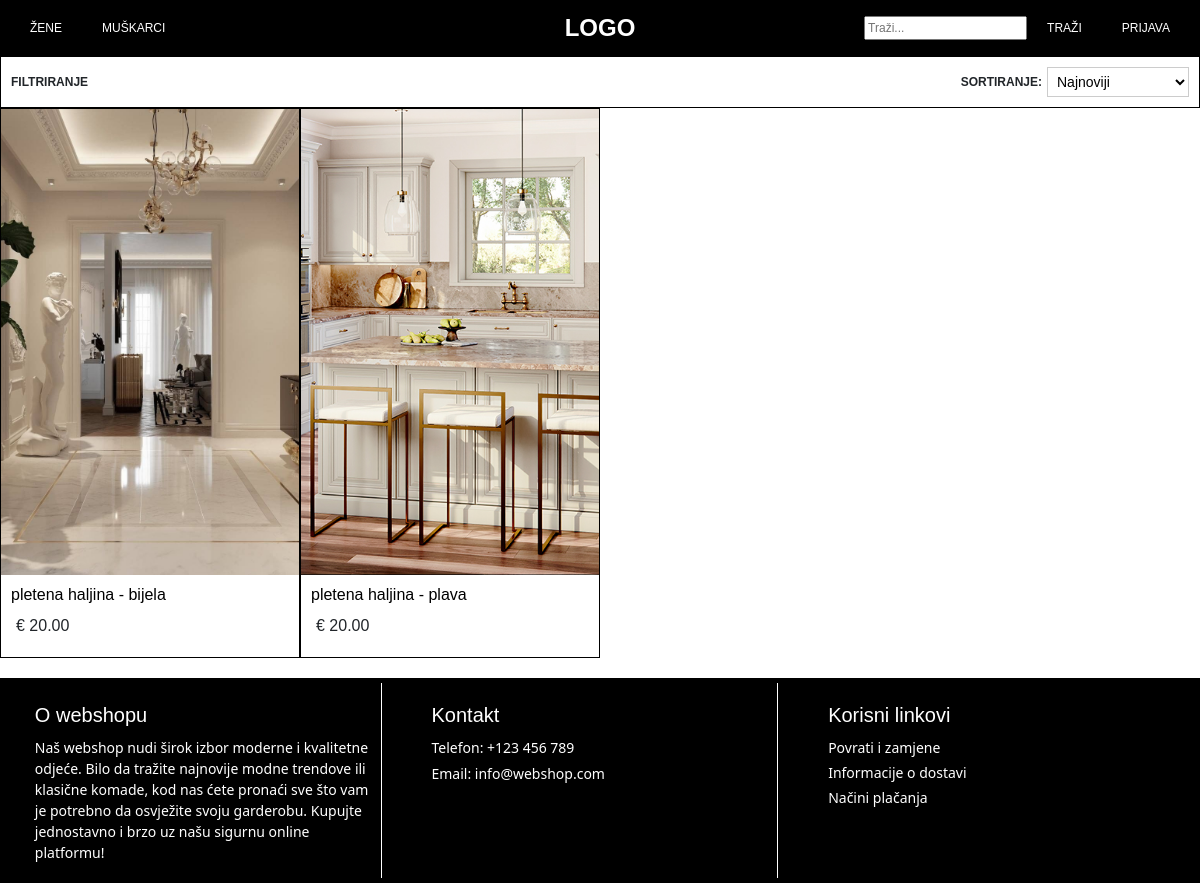
Before: /webshop/search/ with the older database file.
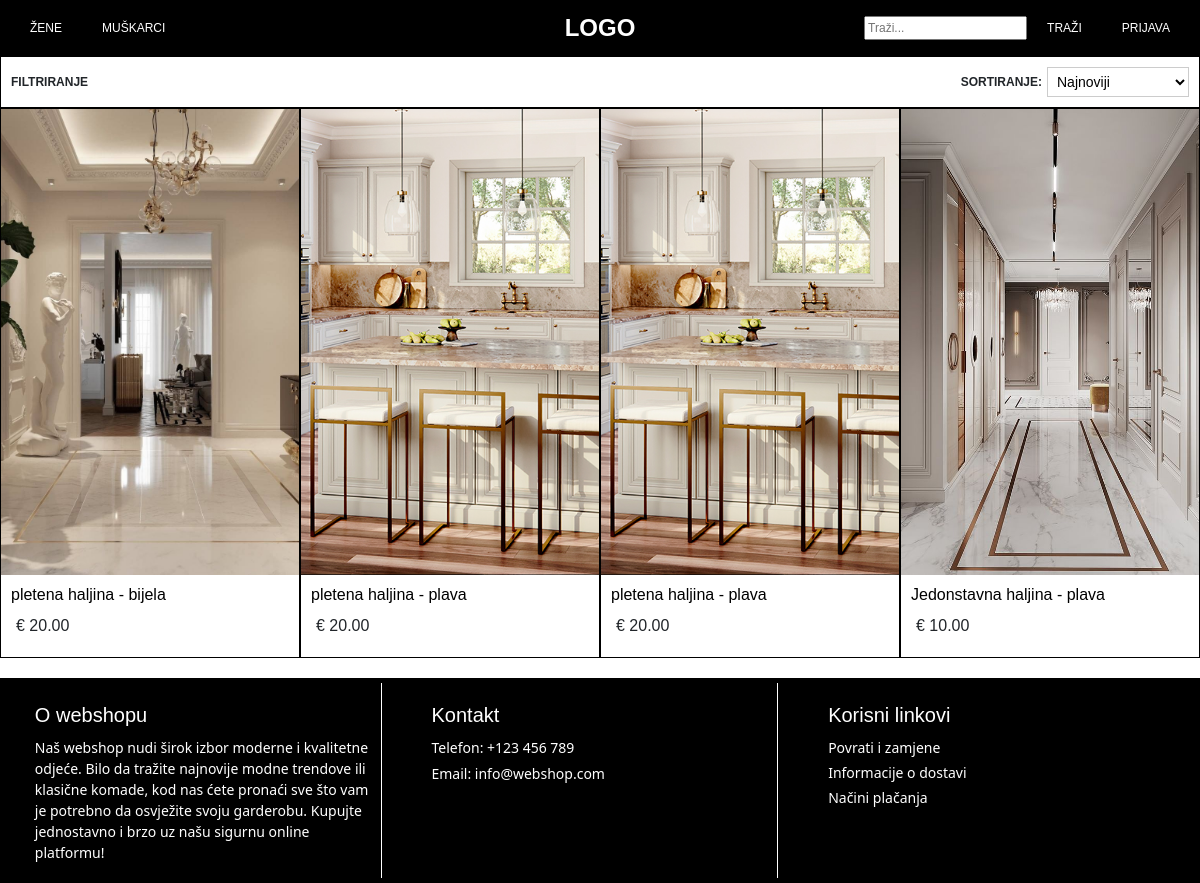
After: the same page with the newer database file.
### webshop/models.py (models this page shows, shortened)
class ProductVariation(models.Model):
    product = models.ForeignKey(Product, on_delete=models.CASCADE, related_name='variations')
    main_image = models.ImageField(upload_to='products/', blank=True, null=True)
    color = models.ForeignKey(Color, on_delete=models.CASCADE)
    sizes = models.ManyToManyField(Size, through='ProductVariationSize')

class Product(models.Model):
    category = models.ForeignKey(Category, on_delete=models.CASCADE)
    subcategory = models.ForeignKey(SubCategory, on_delete=models.CASCADE)
    name = models.CharField(max_length=255)
    slug = models.SlugField(unique=False, blank=True, null=True)
    price = models.DecimalField(max_digits=10, decimal_places=2)
    details = models.TextField()
    composition = models.TextField()
    origin = models.CharField(max_length=255)
    care_instructions = models.TextField()
    created_at = models.DateTimeField(default=timezone.now)
    reference_number = models.CharField(max_length=100, unique=False, default=uuid.uuid4, editable=False)

class Color(models.Model):
    name = models.CharField(max_length=100)

### webshop/views.py (the view, shortened to what this page needs)
# urls.py: path('search/', views.search_view, name='search'),
def search_view(request):
    query = request.GET.get('query', '')
    selected_colors = request.GET.getlist('color')
    selected_sizes = request.GET.getlist('size')
    selected_category = request.GET.get('category', '')
    selected_subcategory = request.GET.get('subcategory', '')
    sort = request.GET.get('sort', '')
    colors = Color.objects.all()
    sizes = Size.objects.all()
    categories = Category.objects.all()
    subcategories = SubCategory.objects.all()
    product_variations = ProductVariation.objects.all()
    if selected_sizes and all(size.isdigit() for size in selected_sizes):
        product_variations = product_variations.filter(variation_sizes__size__id__in=selected_sizes, variation_sizes__is_available=True).distinct()
    context = {
        'filtered_product_variations': product_variations,
        'colors': colors,
        'sizes': sizes,
        'categories': categories,
        'subcategories': subcategories,
        'selected_colors': selected_colors,
        'selected_sizes': selected_sizes,
        'selected_category': selected_category,
        'selected_subcategory': selected_subcategory,
        'query': query,
        'sort': sort,
    }
    return render(request, 'webshop/search.html', context)

### webshop/templates/webshop/search.html (shortened to what this page needs)
{% extends 'webshop/base.html' %}
{% load static %}
{% block extra_css %}
<link rel="stylesheet" href="{% static 'webshop/css/articles_display.css' %}">
{% endblock %}
{% block content %}
<div class="sticky-header2">
  <div class="filter-sorting-container">
    <div class="filter-dropdown">
      <h4>FILTRIRANJE</h4>
    </div>
    <div class="sorting">
      <h4>SORTIRANJE: </h4>
      <form method="GET" action="{% url 'webshop:search' %}">
        <select name="sort" onchange="this.form.submit()">
          <option value="newest" {% if sort == 'newest' %}selected{% endif %}>Najnoviji</option>
        </select>
      </form>
    </div>
  </div>
</div>
<div class="articles-container">
  {% if filtered_product_variations %}
    {% for variation in filtered_product_variations %}
      <div class="article">
        <div class="article-image-wrapper">
          <a href="{% url 'webshop:articles_details' variation.product.category.slug variation.product.subcategory.slug variation.product.slug variation.color.name %}">
            <img src="{{ variation.main_image.url }}" alt="{{ variation.product.name }}" class="main-image">
          </a>
        </div>
        <div class="article-info">
          <a href="{% url 'webshop:articles_details' variation.product.category.slug variation.product.subcategory.slug variation.product.slug variation.color.name %}">
            <h2>{{ variation.product.name }} - {{ variation.color.name }}</h2>
          </a>
          <p class="price">€ {{ variation.product.price }}</p>
        </div>
      </div>
    {% endfor %}
  {% else %}
    <p>Nema rezultata za vašu pretragu.</p>
  {% endif %}
</div>
{% endblock %}

### webshop/templates/webshop/base.html (shortened to what this page needs)
<!DOCTYPE html>
<html lang="en">
<head>
    {% load static %}
    <link href="https://cdn.jsdelivr.net/npm/bootstrap@5.3.0/dist/css/bootstrap.min.css" rel="stylesheet">
    <link rel="stylesheet" href="{% static 'webshop/css/base.css' %}">
    {% block extra_css %}{% endblock %}
</head>
<body>
    <div class="sticky-header">
        <nav>
            <div class="nav-left">
                <ul>
                    <li class="dropdown">
                        <a href="{% url 'webshop:female_homepage' %}">ŽENE</a>
                    </li>
                    <li class="dropdown">
                        <a href="{% url 'webshop:male_homepage' %}">MUŠKARCI</a>
                    </li>
                </ul>
            </div>
            <div class="logo">
                <a href="#">LOGO</a>
            </div>
            <div class="nav-right">
                <ul>
                        <li>
                            <form method="GET" action="{% url 'webshop:search' %}" class="search-form">
                                <input type="text" name="query" id="search-query" placeholder="Traži..." value="{{ request.GET.query }}" autocomplete="search">
                                <button type="submit">TRAŽI</button>
                            </form>
                        </li>
                    {% if user.is_authenticated %}
                        {% if not user.is_superuser %}
                            <li><a href="{% url 'webshop:profile' %}">PROFIL</a></li>
                            <li><a href="{% url 'webshop:cart' %}">KOŠARICA</a></li>
                        {% endif %}
                        <li><a href="{% url 'webshop:logout' %}">ODJAVA</a></li>
                    {% else %}
                        <li><a href="{% url 'webshop:login' %}">PRIJAVA</a></li>
                    {% endif %}
                </ul>
            </div>
        </nav>
    </div>
    <div class="content">
        {% block content %}{% endblock %}
    </div>
    <footer>
        <div class="footer-section">
            <h3>O webshopu</h3>
            <p>Naš webshop nudi širok izbor moderne i kvalitetne odjeće. Bilo da tražite najnovije modne trendove ili klasične komade,
                kod nas ćete pronaći sve što vam je potrebno da osvježite svoju garderobu.
                Kupujte jednostavno i brzo uz našu sigurnu online platformu!</p>
        </div>
        <div class="footer-section">
            <h3>Kontakt</h3>
            <p>Telefon: +123 456 789</p>
            <p>Email: info@webshop.com</p>
        </div>
        <div class="footer-section">
            <h3>Korisni linkovi</h3>
            <ul>
                <li><a href="{% url 'webshop:returns' %}">Povrati i zamjene</a></li>
                <li><a href="{% url 'webshop:delivery' %}">Informacije o dostavi</a></li>
                <li><a href="{% url 'webshop:payment' %}">Načini plačanja</a></li>
            </ul>
        </div>
    </footer>
</body>
</html>

### webshop/static/webshop/css/base.css (style rules this page uses)
body { font-family: Arial, sans-serif; margin: 0; padding: 0; height: 100%; background-color: white; display: flex; flex-direction: column; min-height: 100vh; }
.sticky-header { position: sticky; top: 0; left: 0; width: 100%; z-index: 2000; }
.content { flex: 1; }
nav { display: flex; justify-content: space-between; align-items: center; background-color: black; padding: 10px; position: relative; }
.nav-left { flex: 1; }
.nav-right { flex: 1; display: flex; justify-content: flex-end; align-items: center !important; }
.nav-left ul { display: flex; list-style: none; padding: 0; margin: 0; }
.nav-right ul { display: flex; list-style: none; align-items: center; padding: 0; margin: 0; }
.nav-right button { color: white; background: black; font-size: 12px; border: black; }
.nav-left li, .nav-right li { margin: 0 10px; font-size: 12px; }
.nav-left a, .nav-right a { color: white; text-decoration: none; padding: 10px; transition: color 0.3s; align-items: center; }
.search-form { display: flex; align-items: center; flex-direction: row; }
.search-form input[type="text"] { margin-right: 10px; flex: 1; }
.search-form button { padding: 5px 10px; }
.logo { flex: 1; text-align: center; }
.logo a { color: white; font-size: 1.5em; font-weight: bold; text-decoration: none; transition: color 0.3s; }
.dropdown { position: relative; display: inline-block; }
footer { display: flex; justify-content: space-around; background-color: black; color: white; font-family: Arial, sans-serif; padding: 5px; }
.footer-section { flex: 0 1 30%; margin: 0 15px 0 15px; padding: 10px; }
.footer-section:not(:last-child) { border-right: 1px solid white; }
.footer-section h3 { font-size: 20px; margin-top: 10px; margin-bottom: 10px; }
.footer-section p, .footer-section ul { font-size: 14px; margin-top: 5px; margin-bottom: 5px; font-family: system-ui, -apple-system, BlinkMacSystemFont, 'Segoe UI', Roboto, Oxygen, Ubuntu, Cantarell, 'Open Sans', 'Helvetica Neue', sans-serif; }
.footer-section ul { list-style-type: none; padding: 0; }
.footer-section ul li { margin-bottom: 4px; }
.footer-section ul li a { color: white; text-decoration: none; }

### webshop/static/webshop/css/articles_display.css (style rules this page uses)
.sticky-header2 { position: sticky; left: 0; width: 100%; top: 56px; z-index: 1000; }
.filter-sorting-container { display: flex; justify-content: space-between; align-items: center; padding: 10px; background-color: white; border: 1px solid black; z-index: 1000; }
.filter-sorting-container h4 { font-size: 12px; font-weight: bold; margin: 0; }
.filter-dropdown { position: relative; display: inline-block; }
.filter-sorting-container select { font-size: 14px; padding: 5px; border: 1px solid #ccc; background-color: #fff; cursor: pointer; }
.filter-sorting-container option { font-size: 14px; padding: 5px; }
.sorting { display: flex; align-items: center; text-align: center; gap: 5px; }
.articles-container { display: flex; flex-wrap: wrap; margin-bottom: 20px; }
.article { width: 25%; height: 550px; border: 1px solid black; }
.article-image-wrapper { position: relative; height: 85%; overflow: hidden; }
.article-image-wrapper a img { position: relative; height: 100%; overflow: hidden; }
.main-image { width: 100%; object-fit: cover; }
.article-info h2 { padding: 10px; margin: 0; font-size: 16px; color: black; }
.article-info a { text-decoration: none; }
.article-info p { font-size: 16; margin-left: 15px; }

Changed rows visible on the page:
added ProductVariation: main_image (picture), product.name "pletena haljina", color.name "plava", product.price "20.00"
added ProductVariation: main_image (picture), product.name "Jedonstavna haljina", color.name "plava", product.price "10.00"
